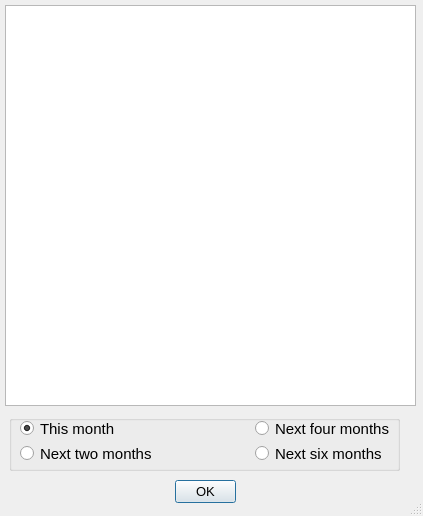
<?xml version="1.0" encoding="UTF-8"?>
<ui version="4.0">
 <class>remindersDialog</class>
 <widget class="QDialog" name="remindersDialog">
  <property name="enabled">
   <bool>true</bool>
  </property>
  <property name="geometry">
   <rect>
    <x>0</x>
    <y>0</y>
    <width>423</width>
    <height>516</height>
   </rect>
  </property>
  <property name="sizePolicy">
   <sizepolicy hsizetype="Preferred" vsizetype="Expanding">
    <horstretch>0</horstretch>
    <verstretch>0</verstretch>
   </sizepolicy>
  </property>
  <property name="font">
   <font>
    <pointsize>12</pointsize>
   </font>
  </property>
  <property name="windowTitle">
   <string>Reminders</string>
  </property>
  <property name="windowOpacity">
   <double>1.000000000000000</double>
  </property>
  <property name="sizeGripEnabled">
   <bool>true</bool>
  </property>
  <widget class="QPushButton" name="pushButtonOK">
   <property name="geometry">
    <rect>
     <x>175</x>
     <y>480</y>
     <width>61</width>
     <height>23</height>
    </rect>
   </property>
   <property name="font">
    <font>
     <pointsize>10</pointsize>
    </font>
   </property>
   <property name="text">
    <string>OK</string>
   </property>
  </widget>
  <widget class="QTableView" name="tableViewAlerts">
   <property name="geometry">
    <rect>
     <x>5</x>
     <y>5</y>
     <width>411</width>
     <height>401</height>
    </rect>
   </property>
   <property name="font">
    <font>
     <family>Calibri</family>
     <pointsize>11</pointsize>
     <weight>75</weight>
     <bold>true</bold>
    </font>
   </property>
   <property name="selectionMode">
    <enum>QAbstractItemView::NoSelection</enum>
   </property>
  </widget>
  <widget class="QRadioButton" name="radioButtonMonth_1">
   <property name="geometry">
    <rect>
     <x>20</x>
     <y>420</y>
     <width>141</width>
     <height>17</height>
    </rect>
   </property>
   <property name="sizePolicy">
    <sizepolicy hsizetype="Minimum" vsizetype="Expanding">
     <horstretch>0</horstretch>
     <verstretch>0</verstretch>
    </sizepolicy>
   </property>
   <property name="font">
    <font>
     <pointsize>11</pointsize>
    </font>
   </property>
   <property name="text">
    <string>This month</string>
   </property>
   <property name="checked">
    <bool>true</bool>
   </property>
  </widget>
  <widget class="QRadioButton" name="radioButtonMonth_2">
   <property name="geometry">
    <rect>
     <x>20</x>
     <y>445</y>
     <width>146</width>
     <height>17</height>
    </rect>
   </property>
   <property name="sizePolicy">
    <sizepolicy hsizetype="Minimum" vsizetype="Expanding">
     <horstretch>0</horstretch>
     <verstretch>0</verstretch>
    </sizepolicy>
   </property>
   <property name="font">
    <font>
     <pointsize>11</pointsize>
    </font>
   </property>
   <property name="text">
    <string>Next two months</string>
   </property>
  </widget>
  <widget class="QRadioButton" name="radioButtonMonth_4">
   <property name="geometry">
    <rect>
     <x>255</x>
     <y>420</y>
     <width>146</width>
     <height>17</height>
    </rect>
   </property>
   <property name="sizePolicy">
    <sizepolicy hsizetype="Minimum" vsizetype="Expanding">
     <horstretch>0</horstretch>
     <verstretch>0</verstretch>
    </sizepolicy>
   </property>
   <property name="font">
    <font>
     <pointsize>11</pointsize>
    </font>
   </property>
   <property name="text">
    <string>Next four months</string>
   </property>
  </widget>
  <widget class="QRadioButton" name="radioButtonMonth_6">
   <property name="geometry">
    <rect>
     <x>255</x>
     <y>445</y>
     <width>141</width>
     <height>17</height>
    </rect>
   </property>
   <property name="sizePolicy">
    <sizepolicy hsizetype="Minimum" vsizetype="Expanding">
     <horstretch>0</horstretch>
     <verstretch>0</verstretch>
    </sizepolicy>
   </property>
   <property name="font">
    <font>
     <pointsize>11</pointsize>
    </font>
   </property>
   <property name="text">
    <string>Next six months</string>
   </property>
  </widget>
  <widget class="QGroupBox" name="groupBox">
   <property name="geometry">
    <rect>
     <x>9</x>
     <y>415</y>
     <width>391</width>
     <height>56</height>
    </rect>
   </property>
   <property name="title">
    <string/>
   </property>
   <property name="checkable">
    <bool>false</bool>
   </property>
  </widget>
  <zorder>groupBox</zorder>
  <zorder>pushButtonOK</zorder>
  <zorder>tableViewAlerts</zorder>
  <zorder>radioButtonMonth_1</zorder>
  <zorder>radioButtonMonth_2</zorder>
  <zorder>radioButtonMonth_4</zorder>
  <zorder>radioButtonMonth_6</zorder>
 </widget>
 <resources/>
 <connections/>
</ui>
